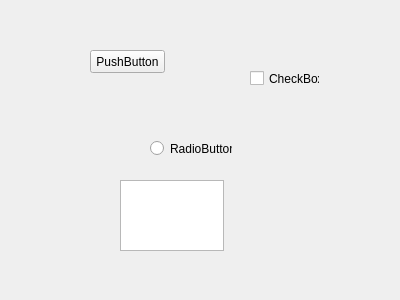
<?xml version="1.0" encoding="UTF-8"?>
<ui version="4.0">
 <class>QtTestWidget</class>
 <widget class="QWidget" name="QtTestWidget">
  <property name="geometry">
   <rect>
    <x>0</x>
    <y>0</y>
    <width>400</width>
    <height>300</height>
   </rect>
  </property>
  <property name="windowTitle">
   <string>Form</string>
  </property>
  <widget class="QPushButton" name="pushButton">
   <property name="geometry">
    <rect>
     <x>90</x>
     <y>50</y>
     <width>75</width>
     <height>23</height>
    </rect>
   </property>
   <property name="text">
    <string>PushButton</string>
   </property>
  </widget>
  <widget class="QRadioButton" name="radioButton">
   <property name="geometry">
    <rect>
     <x>150</x>
     <y>140</y>
     <width>82</width>
     <height>17</height>
    </rect>
   </property>
   <property name="text">
    <string>RadioButton</string>
   </property>
  </widget>
  <widget class="QCheckBox" name="checkBox">
   <property name="geometry">
    <rect>
     <x>250</x>
     <y>70</y>
     <width>70</width>
     <height>17</height>
    </rect>
   </property>
   <property name="text">
    <string>CheckBox</string>
   </property>
  </widget>
  <widget class="QTextEdit" name="textEdit">
   <property name="geometry">
    <rect>
     <x>120</x>
     <y>180</y>
     <width>104</width>
     <height>71</height>
    </rect>
   </property>
  </widget>
 </widget>
 <resources/>
 <connections/>
</ui>
